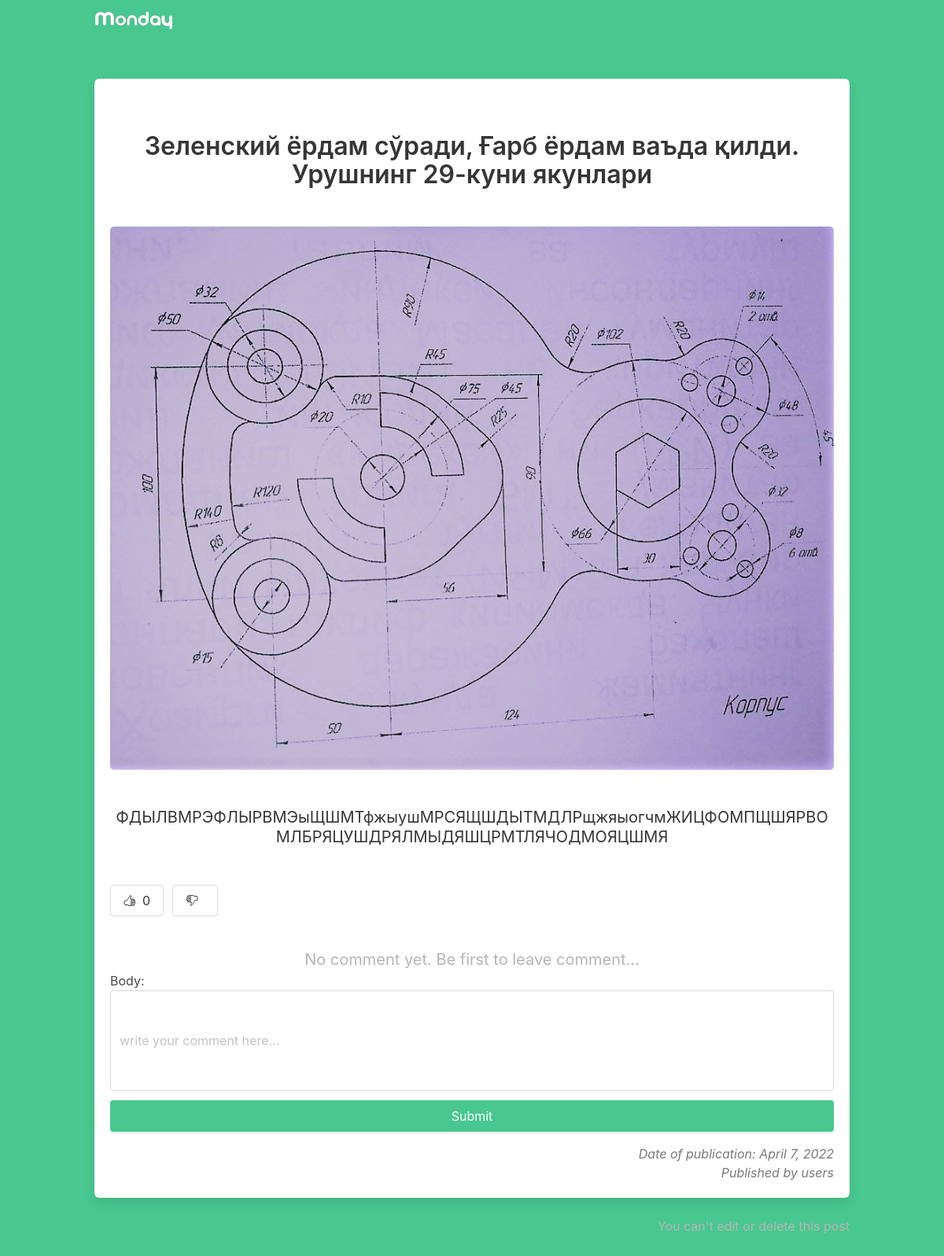
The app's page /reeed with its own data.
### post/models.py (models this page shows, shortened)
class Article(models.Model):
    title = models.CharField(max_length=255)
    text = models.TextField()
    slug = models.SlugField(unique=True)
    date = models.DateField(auto_now=True)
    thumb = models.ImageField(blank=True)
    author = models.ForeignKey(User, default=None, on_delete=models.CASCADE)
    likes = models.ManyToManyField(User, related_name='article_likes')
    dislikes = models.ManyToManyField(User, related_name='article_dislikes')
    def __str__(self):
        return self.title
    def total_likes(self):
        return self.likes.count()

### post/views.py (the view, shortened to what this page needs)
# urls.py: path('<slug>', article_detail, name='article_detail'),
def article_detail(request, slug):
    article = Article.objects.get(slug=slug)
    form = CommentForm()
    return render(request, 'article_detail.html', {'article': article, 'form':form})

### post/forms.py
class CommentForm(forms.ModelForm):
    body = forms.CharField(widget=forms.TextInput(attrs={
        'class': 'textarea',
        'size': '40',
        'placeholder': 'write your comment here...'
    }))
    class Meta:
       model = Comment
       fields = ['body',]

### templates/article_detail.html (shortened to what this page needs)
{% extends 'base.html' %}
{% load static %}
{% block content %}
    <div class="container">
    <div class="columns is-centered">
        <div class="column">
            <div class="box">
                <div class="title has-text-dark has-text-centered my-6">{{ article }}</div>
                <img src="{{ article.thumb.url }}" alt="" class="image is-centered"
                     style="min-width: 100%; border-radius: 5px">
                <div class="subtitle has-text-dark has-text-centered my-6">{{ article.text }}</div>
                {% if user not in article.likes.all and user not in article.dislikes.all %}
                <div class="columns">
                    <div class="column is-1">
                        <form action="{% url 'article_like' article.slug %}" method="post" class="has-text-right">
                            <button type="submit" class="button ">
                                <ion-icon name="thumbs-up-outline"></ion-icon>
                               <span class="ml-2">{{ article.total_likes }}</span>
                            </button>
                        </form>
                    </div>
                    <div class="column is-1">
                        <form action="{% url 'article_dislike' article.slug %}" method="post" class="has-text-right">
                            <button type="submit" class="button">
                                <ion-icon name="thumbs-down-outline"></ion-icon>
                            </button>
                        </form>
                    </div>
                </div>
                {% endif %}
                {% if not article.comment_set.all %}
                <div class="has-text-centered has-text-grey-light is-size-5 mx-3">
                    No comment yet. Be first to leave comment...
                </div>
                {% endif %}
                <form method="POST" enctype="multipart/form-data" class="comment">
                    {{ form }}
                    <button type="submit" class="button is-success mt-3 is-fullwidth"> Submit </button>
                </form>
                <div class="has-text-grey is-size-6 has-text-right is-italic">
                    <p class="datetime">Date of publication: {{ article.date }}</p>
                    {% if user == article.author %}
                    <p class="conten">Published by you</p>
                    {% else %}
                    <p class="conten">Published by {{ article.author }}</p>
                    {% endif %}
                </div>
            </div>
            {% if user == article.author %}
            <div class="has-text-right">
                <a href="{% url 'article_edit' article.slug %}" class="button is-info ">
                    <ion-icon name="create-outline"></ion-icon>
                </a>
                <a href="{% url 'article_delete' article.slug %}" class="button is-danger ">
                    <ion-icon name="trash-outline"></ion-icon>
                </a>
             </div>
             {% else %}
             <div class="has-text-right">
                 <p class="conten has-text-grey-light">
                    You can't edit or delete this post
                 </p>
             </div>
             {% endif %}
        </div>
    </div>
    </div>
{% endblock %}

### records on screen
Article: title "Зеленский ёрдам сўради, Ғарб ёрдам ваъда қилди. Урушнинг 29-куни якунлари", thumb (picture), text "ФДЫЛВМРЭФЛЫРВМЭыЩШМТфжыушМРСЯЩШДЫТМДЛРщжяыогчмЖИЦФОМПЩШЯРВОМЛБРЯЦУШДРЯЛМЫДЯШЦРМТЛЯЧОДМОЯЦШМЯ", total_likes "0", date "April 7, 2022", author "users"
